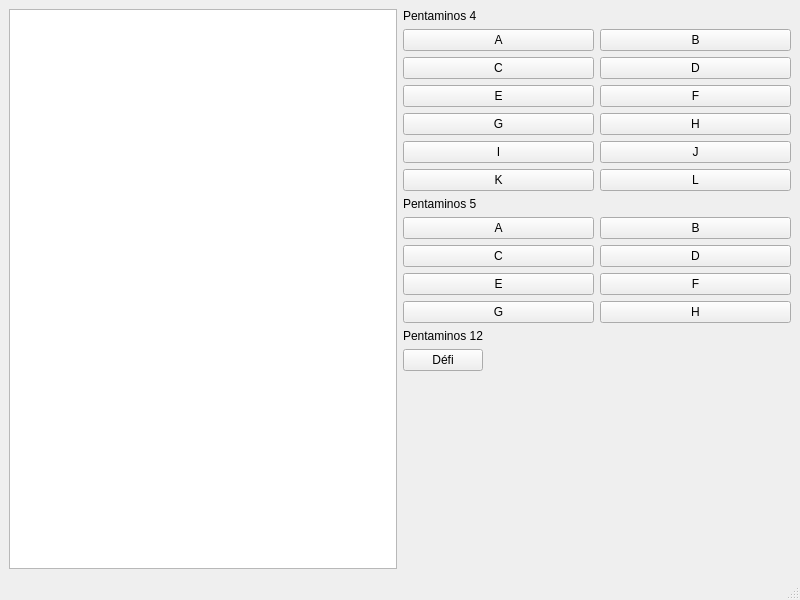
<?xml version="1.0" encoding="UTF-8"?>
<ui version="4.0">
 <class>MainWindow</class>
 <widget class="QMainWindow" name="MainWindow">
  <property name="geometry">
   <rect>
    <x>0</x>
    <y>0</y>
    <width>800</width>
    <height>600</height>
   </rect>
  </property>
  <property name="windowTitle">
   <string>Pentaminos</string>
  </property>
  <widget class="QWidget" name="centralwidget">
   <layout class="QHBoxLayout" name="horizontalLayout_2">
    <item>
     <widget class="QGraphicsView" name="graphicsView"/>
    </item>
    <item>
     <layout class="QVBoxLayout" name="toolsLayout">
      <item>
       <layout class="QVBoxLayout" name="verticalLayout">
        <item>
         <widget class="QLabel" name="label">
          <property name="text">
           <string>Pentaminos 4</string>
          </property>
         </widget>
        </item>
        <item>
         <layout class="QGridLayout" name="gridLayout_3">
          <item row="3" column="0">
           <widget class="QPushButton" name="pentamino4G">
            <property name="text">
             <string>G</string>
            </property>
           </widget>
          </item>
          <item row="0" column="0">
           <widget class="QPushButton" name="pentamino4A">
            <property name="text">
             <string>A</string>
            </property>
           </widget>
          </item>
          <item row="0" column="1">
           <widget class="QPushButton" name="pentamino4B">
            <property name="text">
             <string>B</string>
            </property>
           </widget>
          </item>
          <item row="2" column="0">
           <widget class="QPushButton" name="pentamino4E">
            <property name="text">
             <string>E</string>
            </property>
           </widget>
          </item>
          <item row="2" column="1">
           <widget class="QPushButton" name="pentamino4F">
            <property name="text">
             <string>F</string>
            </property>
           </widget>
          </item>
          <item row="1" column="1">
           <widget class="QPushButton" name="pentamino4D">
            <property name="text">
             <string>D</string>
            </property>
           </widget>
          </item>
          <item row="3" column="1">
           <widget class="QPushButton" name="pentamino4H">
            <property name="text">
             <string>H</string>
            </property>
           </widget>
          </item>
          <item row="1" column="0">
           <widget class="QPushButton" name="pentamino4C">
            <property name="text">
             <string>C</string>
            </property>
           </widget>
          </item>
          <item row="4" column="0">
           <widget class="QPushButton" name="pentamino4I">
            <property name="text">
             <string>I</string>
            </property>
           </widget>
          </item>
          <item row="4" column="1">
           <widget class="QPushButton" name="pentamino4J">
            <property name="text">
             <string>J</string>
            </property>
           </widget>
          </item>
          <item row="5" column="0">
           <widget class="QPushButton" name="pentamino4K">
            <property name="text">
             <string>K</string>
            </property>
           </widget>
          </item>
          <item row="5" column="1">
           <widget class="QPushButton" name="pentamino4L">
            <property name="text">
             <string>L</string>
            </property>
           </widget>
          </item>
         </layout>
        </item>
       </layout>
      </item>
      <item>
       <layout class="QVBoxLayout" name="verticalLayout_2">
        <item>
         <widget class="QLabel" name="label_2">
          <property name="text">
           <string>Pentaminos 5</string>
          </property>
         </widget>
        </item>
        <item>
         <layout class="QGridLayout" name="gridLayout_4">
          <item row="0" column="1">
           <widget class="QPushButton" name="pentamino5B">
            <property name="text">
             <string>B</string>
            </property>
           </widget>
          </item>
          <item row="3" column="1">
           <widget class="QPushButton" name="pentamino5H">
            <property name="text">
             <string>H</string>
            </property>
           </widget>
          </item>
          <item row="3" column="0">
           <widget class="QPushButton" name="pentamino5G">
            <property name="text">
             <string>G</string>
            </property>
           </widget>
          </item>
          <item row="0" column="0">
           <widget class="QPushButton" name="pentamino5A">
            <property name="text">
             <string>A</string>
            </property>
           </widget>
          </item>
          <item row="1" column="0">
           <widget class="QPushButton" name="pentamino5C">
            <property name="text">
             <string>C</string>
            </property>
           </widget>
          </item>
          <item row="1" column="1">
           <widget class="QPushButton" name="pentamino5D">
            <property name="text">
             <string>D</string>
            </property>
           </widget>
          </item>
          <item row="2" column="0">
           <widget class="QPushButton" name="pentamino5E">
            <property name="text">
             <string>E</string>
            </property>
           </widget>
          </item>
          <item row="2" column="1">
           <widget class="QPushButton" name="pentamino5F">
            <property name="text">
             <string>F</string>
            </property>
           </widget>
          </item>
         </layout>
        </item>
       </layout>
      </item>
      <item>
       <layout class="QVBoxLayout" name="verticalLayout_3">
        <item>
         <widget class="QLabel" name="label_3">
          <property name="text">
           <string>Pentaminos 12</string>
          </property>
         </widget>
        </item>
        <item>
         <layout class="QHBoxLayout" name="horizontalLayout">
          <item>
           <widget class="QPushButton" name="pentamino12">
            <property name="text">
             <string>Défi</string>
            </property>
           </widget>
          </item>
          <item>
           <spacer name="horizontalSpacer">
            <property name="orientation">
             <enum>Qt::Horizontal</enum>
            </property>
            <property name="sizeHint" stdset="0">
             <size>
              <width>40</width>
              <height>20</height>
             </size>
            </property>
           </spacer>
          </item>
         </layout>
        </item>
       </layout>
      </item>
      <item>
       <spacer name="verticalSpacer">
        <property name="orientation">
         <enum>Qt::Vertical</enum>
        </property>
        <property name="sizeHint" stdset="0">
         <size>
          <width>20</width>
          <height>40</height>
         </size>
        </property>
       </spacer>
      </item>
     </layout>
    </item>
   </layout>
  </widget>
  <widget class="QMenuBar" name="menubar">
   <property name="geometry">
    <rect>
     <x>0</x>
     <y>0</y>
     <width>800</width>
     <height>30</height>
    </rect>
   </property>
  </widget>
  <widget class="QStatusBar" name="statusbar"/>
 </widget>
 <resources/>
 <connections/>
</ui>
